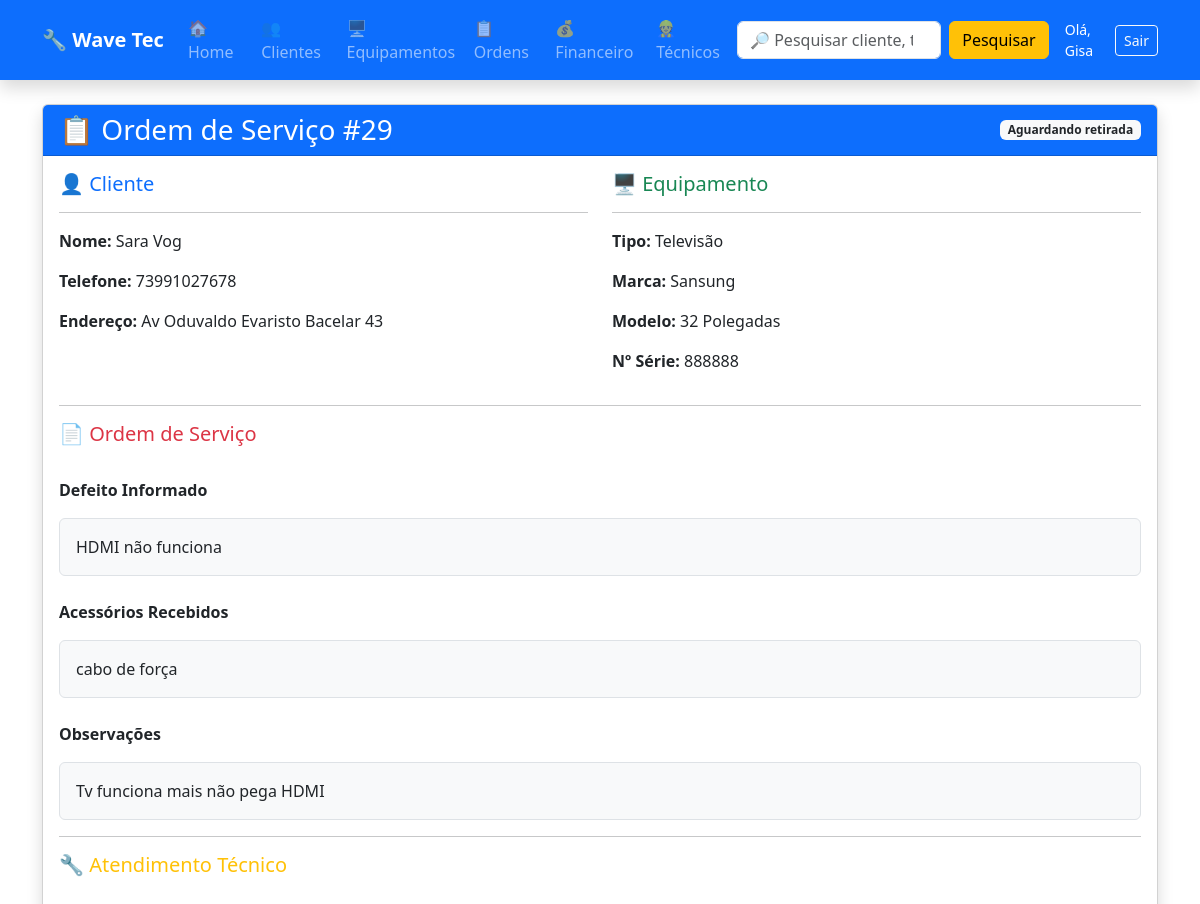
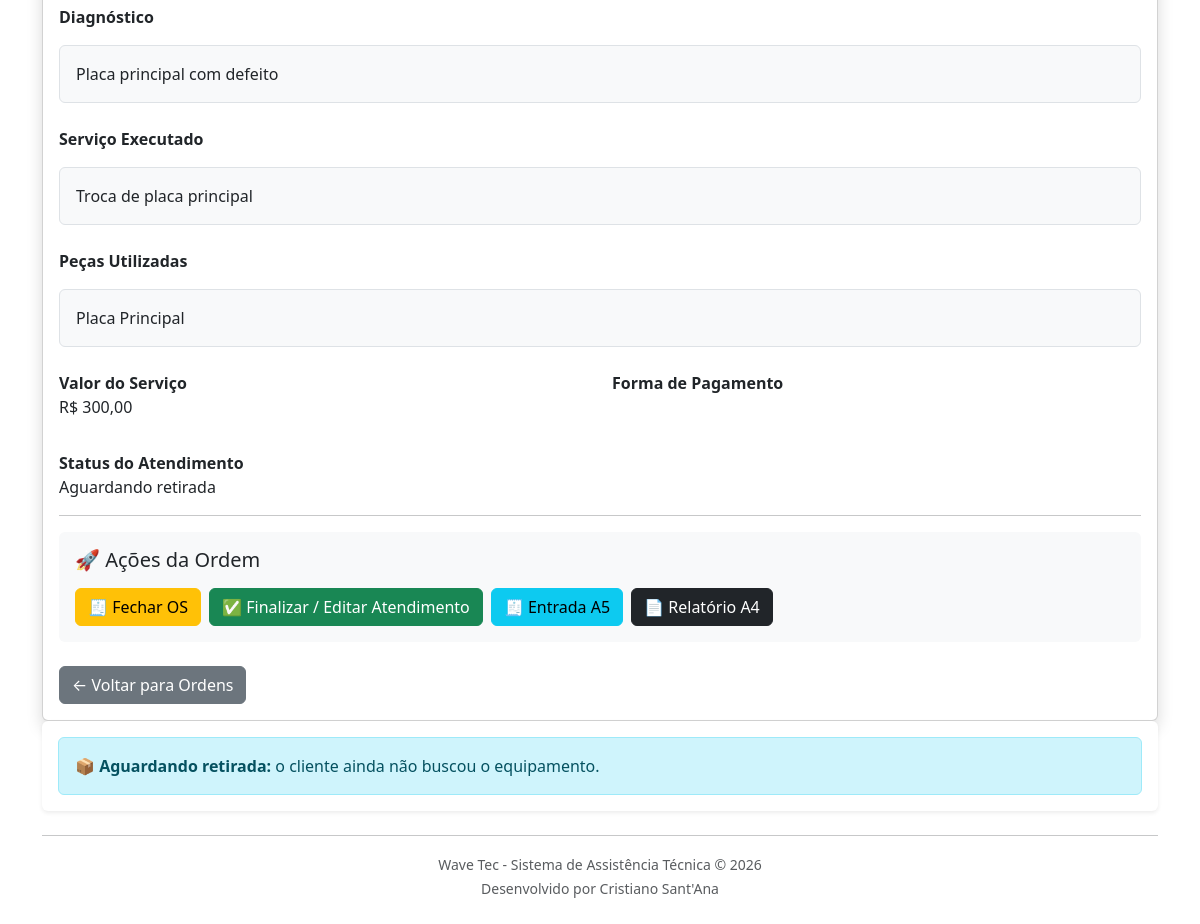
/ordens/29/ (signed in), run on the app's committed database (2 pictures, top to bottom).
### ordens/models.py (models this page shows, shortened)
class OrdemServico(models.Model):
    STATUS = [
        ("ABERTA", "Aberta"),
        ("EM_ANALISE", "Em análise"),
        ("AGUARDANDO_PECA", "Aguardando peça"),
        ("EM_REPARO", "Em reparo"),
        ("PRONTO", "Pronto"),
        ("SEM_CONSERTO", "Sem conserto"),
        ("AGUARDANDO_RETIRADA", "Aguardando retirada"),
        ("ENTREGUE", "Entregue"),
    ]
    equipamento_cadastrado = models.ForeignKey(
        Equipamento,
        on_delete=models.CASCADE,
        related_name="ordens"
    )
    data_abertura = models.DateTimeField(
        auto_now_add=True
    )
    defeito = models.TextField()
    acessorios = models.TextField(
        blank=True
    )
    observacoes = models.TextField(
        blank=True
    )
    reparo = models.TextField(
        blank=True
    )
    valor = models.DecimalField(
        max_digits=10,
        decimal_places=2,
        default=0
    )
    forma_pagamento = models.CharField(
        max_length=30,
        blank=True
    )
    status = models.CharField(
        max_length=20,
        choices=STATUS,
        default="ABERTA"
    )
    @property
    def cliente(self):
        return self.equipamento_cadastrado.cliente

### clientes/models.py (models this page shows, shortened)
class Cliente(models.Model):
    nome = models.CharField(max_length=100)
    telefone = models.CharField(max_length=20)
    endereco = models.CharField(max_length=200)

### equipamentos/models.py (models this page shows, shortened)
class Equipamento(models.Model):
    TIPOS = [
        ("TV", "Televisão"),
        ("NOTE", "Notebook"),
        ("PC", "Computador"),
        ("CEL", "Celular"),
        ("SOM", "Som"),
        ("MICRO", "Micro-ondas"),
        ("OUTRO", "Outro"),
    ]
    cliente = models.ForeignKey(
        Cliente,
        on_delete=models.CASCADE
    )
    tipo = models.CharField(
        max_length=20,
        choices=TIPOS
    )
    marca = models.CharField(
        max_length=50
    )
    modelo = models.CharField(
        max_length=50
    )
    numero_serie = models.CharField(
        max_length=100,
        blank=True
    )
    acessorios = models.TextField(
        blank=True
    )
    garantia = models.BooleanField(
        default=False
    )
    data_entrada = models.DateField(
        auto_now_add=True
    )
    status = models.CharField(
        max_length=30,
        default="Em análise"
    )

### atendimentos/models.py (models this page shows, shortened)
class Atendimento(models.Model):
    STATUS = [
        ("EM_ANALISE", "Em análise"),
        ("AGUARDANDO_PECA", "Aguardando peça"),
        ("EM_REPARO", "Em reparo"),
        ("PRONTO", "Pronto"),
        ("SEM_CONSERTO", "Sem conserto"),
        ("AGUARDANDO_RETIRADA", "Aguardando retirada"),
        ("ENTREGUE", "Entregue"),
    ]
    ordem = models.OneToOneField(
        OrdemServico,
        on_delete=models.CASCADE,
        related_name="atendimento"
    )
    diagnostico = models.TextField(
        blank=True
    )
    servico_executado = models.TextField(
        blank=True
    )
    pecas_utilizadas = models.TextField(
        blank=True
    )
    valor = models.DecimalField(
        max_digits=10,
        decimal_places=2,
        default=0
    )
    forma_pagamento = models.CharField(
        max_length=30,
        blank=True
    )
    status = models.CharField(
        max_length=20,
        choices=STATUS,
        default="EM_ANALISE"
    )
    data_inicio = models.DateTimeField(
        auto_now_add=True
    )
    data_finalizacao = models.DateTimeField(
        null=True,
        blank=True
    )

### ordens/views.py (the view)
@login_required
@tecnico_required
def detalhe_ordem(request, ordem_id):
    ordem = get_object_or_404(
        OrdemServico,
        id=ordem_id
    )
    atendimento = getattr(
        ordem,
        "atendimento",
        None
    )
    return render(
        request,
        "ordens/detalhe_ordem.html",
        {
            "ordem": ordem,
            "cliente": ordem.cliente,
            "equipamento": ordem.equipamento_cadastrado,
            "atendimento": atendimento,
        }
    )

### ordens/templates/ordens/detalhe_ordem.html (shortened to what this page needs)
{% extends "base.html" %}
{% block content %}
<div class="card shadow">
    <div class="card-header bg-primary text-white">
        <div class="d-flex justify-content-between align-items-center">
            <h3 class="mb-0">
                📋 Ordem de Serviço #{{ ordem.id }}
            </h3>
            <span class="badge bg-light text-dark">
                {{ ordem.get_status_display }}
            </span>
        </div>
    </div>
    <div class="card-body">
        <div class="row">
            <div class="col-md-6">
                <h5 class="text-primary">
                    👤 Cliente
                </h5>
                <hr>
                <p>
                    <strong>Nome:</strong>
                    {{ cliente.nome }}
                </p>
                <p>
                    <strong>Telefone:</strong>
                    {{ cliente.telefone }}
                </p>
                <p>
                    <strong>Endereço:</strong>
                    {{ cliente.endereco }}
                </p>
            </div>
            <div class="col-md-6">
                <h5 class="text-success">
                    🖥 Equipamento
                </h5>
                <hr>
                <p>
                    <strong>Tipo:</strong>
                    {{ equipamento.get_tipo_display }}
                </p>
                <p>
                    <strong>Marca:</strong>
                    {{ equipamento.marca }}
                </p>
                <p>
                    <strong>Modelo:</strong>
                    {{ equipamento.modelo }}
                </p>
                <p>
                    <strong>Nº Série:</strong>
                    {{ equipamento.numero_serie }}
                </p>
            </div>
        </div>
        <hr>
        <h5 class="text-danger">
            📄 Ordem de Serviço
        </h5>
        <br>
        <p>
            <strong>Defeito Informado</strong>
        </p>
        <div class="border rounded p-3 bg-light">
            {{ ordem.defeito }}
        </div>
        <br>
        <p>
            <strong>Acessórios Recebidos</strong>
        </p>
        <div class="border rounded p-3 bg-light">
            {{ ordem.acessorios }}
        </div>
        <br>
        <p>
            <strong>Observações</strong>
        </p>
        <div class="border rounded p-3 bg-light">
            {{ ordem.observacoes }}
        </div>
        <hr>
        <h5 class="text-warning">
            🔧 Atendimento Técnico
        </h5>
        <br>
        {% if atendimento %}
            <p>
                <strong>Diagnóstico</strong>
            </p>
            <div class="border rounded p-3 bg-light">
                {{ atendimento.diagnostico }}
            </div>
            <br>
            <p>
                <strong>Serviço Executado</strong>
            </p>
            <div class="border rounded p-3 bg-light">
                {{ atendimento.servico_executado }}
            </div>
            <br>
            <p>
                <strong>Peças Utilizadas</strong>
            </p>
            <div class="border rounded p-3 bg-light">
                {{ atendimento.pecas_utilizadas }}
            </div>
            <br>
            <div class="row">
                <div class="col-md-6">
                    <strong>Valor do Serviço</strong>
                    <p>
                        R$ {{ atendimento.valor|floatformat:2 }}
                    </p>
                </div>
                <div class="col-md-6">
                    <strong>Forma de Pagamento</strong>
                </div>
            </div>
            {% if atendimento.status == 'AGUARDANDO_RETIRADA' or atendimento.status == 'ENTREGUE' %}
            <div class="mt-3">
                <strong>Status do Atendimento</strong>
                <p>
                    {{ atendimento.get_status_display }}
                </p>
            </div>
            {% endif %}
        {% else %}
            <div class="alert alert-warning">
                ⚠️ Nenhum atendimento realizado.
            </div>
        {% endif %}
        <hr>
        <div class="card border-0 bg-light">
            <div class="card-body">
                <h5 class="mb-3">
                    🚀 Ações da Ordem
                </h5>
                <div class="d-flex gap-2 flex-wrap">
                    {% if user.is_superuser or user.tecnico.perfil == 'ADMIN' %}
                    <a href="{% url 'finalizar_ordem' ordem.id %}" class="btn btn-warning">
                        🧾 Fechar OS
                    </a>
                    {% endif %}
                    {% if atendimento %}
                    <a href="{% url 'editar_atendimento' ordem.id %}" class="btn btn-success">
                        {% if user.is_superuser or user.tecnico.perfil == 'ADMIN' %}
                            ✅ Finalizar / Editar Atendimento
                        {% else %}
                            🛠️ Editar Atendimento
                        {% endif %}
                    </a>
                    {% else %}
                    <a href="{% url 'novo_atendimento' ordem.id %}" class="btn btn-primary">
                        🔧 Registrar Atendimento
                    </a>
                    {% endif %}
                    <a href="{% url 'imprimir_entrada' ordem.id %}" class="btn btn-info">
                        🧾 Entrada A5
                    </a>
                    <a href="{% url 'imprimir_os' ordem.id %}" class="btn btn-dark">
                        📄 Relatório A4
                    </a>
                </div>
            </div>
        </div>
        <div class="mt-4">
            <a
                href="{% url 'lista_ordens' %}"
                class="btn btn-secondary">
                ← Voltar para Ordens
            </a>
        </div>
    </div>
</div>
<div class="card shadow-sm mb-4 border-0">
    <div class="card-body">
        {% if ordem.status == 'AGUARDANDO_RETIRADA' %}
        <div class="alert alert-info mb-0">
            <strong>📦 Aguardando retirada:</strong> o cliente ainda não buscou o equipamento.
        </div>
        {% elif ordem.status == 'ENTREGUE' %}
        <div class="alert alert-success mb-0">
            <strong>✅ Entregue:</strong> o serviço foi concluído e o equipamento foi entregue ao cliente.
        </div>
        {% elif ordem.status == 'PRONTO' %}
        <div class="alert alert-warning mb-0">
            <strong>🛠️ Pronto:</strong> o técnico concluiu o serviço, aguardando a confirmação financeira e retirada.
        </div>
        {% else %}
        <div class="alert alert-secondary mb-0">
            <strong>Status atual:</strong> {{ ordem.get_status_display }}
        </div>
        {% endif %}
    </div>
</div>
{% endblock %}

### templates/base.html (shortened to what this page needs)
<!DOCTYPE html>
<html lang="pt-br">
<head>
    <link href="https://cdn.jsdelivr.net/npm/bootstrap@5.3.7/dist/css/bootstrap.min.css" rel="stylesheet">
</head>
<body>
<nav class="navbar navbar-expand-lg navbar-dark bg-primary shadow">
    <div class="container">
        <a class="navbar-brand fw-bold" href="/">
            🔧 Wave Tec
        </a>
        <div class="collapse navbar-collapse" id="menu">
            <ul class="navbar-nav me-auto">
                <li class="nav-item">
                    <a class="nav-link" href="/">
                        🏠 Home
                    </a>
                </li>
                <li class="nav-item">
                    <a class="nav-link" href="/clientes/">
                    </a>
                </li>
                <li class="nav-item">
                    <a class="nav-link" href="/equipamentos/">
                        🖥 Equipamentos
                    </a>
                </li>
                <li class="nav-item">
                    <a class="nav-link" href="/ordens/">
                        📋 Ordens
                    </a>
                </li>
                <li class="nav-item">
                    <a class="nav-link" href="/financeiro/">
                        💰 Financeiro
                    </a>
                </li>
                {% if user.is_superuser or user.tecnico.perfil == 'ADMIN' %}
                <li class="nav-item">
                    <a class="nav-link" href="/usuarios/">
                        👷 Técnicos
                    </a>
                </li>
                {% endif %}
            </ul>
            <form
                class="d-flex"
                method="GET"
                action="/pesquisa/">
                <input
                    class="form-control me-2"
                    type="search"
                    name="q"
                    placeholder="🔎 Pesquisar cliente, telefone, equipamento..."
                    autocomplete="off">
                <button
                    class="btn btn-warning"
                    type="submit">
                    Pesquisar
                </button>
            </form>
            {% if user.is_authenticated %}
                <div class="d-flex align-items-center gap-2 ms-3 text-white">
                    <span class="small">Olá, {{ user.username }}</span>
                    <form method="post" action="{% url 'logout' %}" class="d-inline">
                        <button type="submit" class="btn btn-outline-light btn-sm">Sair</button>
                    </form>
                </div>
            {% endif %}
        </div>
    </div>
</nav>
<div class="container mt-4">
    {% block content %}
    {% endblock %}
    <hr>
    <div class="text-center text-muted mb-4">
        <small>
            Wave Tec - Sistema de Assistência Técnica © 2026
            <br>
            Desenvolvido por Cristiano Sant'Ana
        </small>
    </div>
</div>
</body>
</html>

### data on the page
OrdemServico: id "29", status "Aguardando retirada", defeito "HDMI não funciona", acessorios "cabo de força", observacoes "Tv funciona mais não pega HDMI"
Cliente: nome "Sara Vog", telefone "73991027678", endereco "Av Oduvaldo Evaristo Bacelar 43"
Equipamento: tipo "Televisão", marca "Sansung", modelo "32 Polegadas", numero_serie "888888"
Atendimento: diagnostico "Placa principal com defeito", servico_executado "Troca de placa principal", pecas_utilizadas "Placa Principal", valor "300,00", status "Aguardando retirada"

### other printed values
{{ user.username }} "Gisa"
